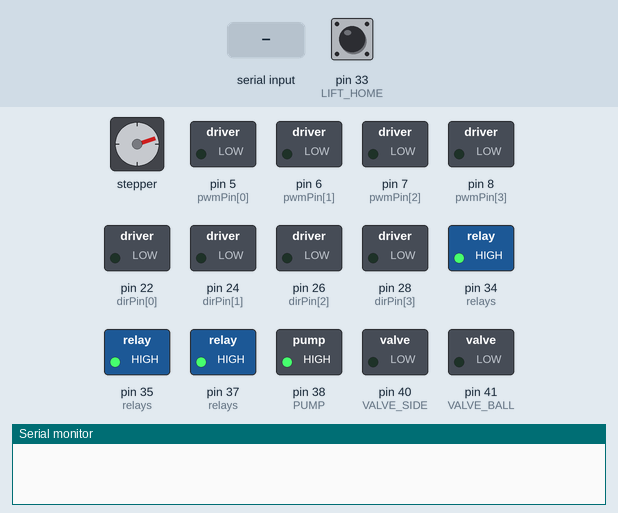
The sketch below on a simulated Arduino Mega 2560, built with avr-gcc and run on an emulated ATmega2560. Parts: stepper motor, switched loads named in the sketch (green lamp = pin HIGH), the last lines printed to the serial monitor. Inputs (shaded band) come from the test bench; at power-on: pin 33 (LIFT_HOME) HIGH. Stepper angles assume 200 steps per turn.

Above: at 0.8 s.
0.9 s: pin 33 (LIFT_HOME) pulled LOW for 0.15 s
2.5 s: "90,45,200,10,150\n" received over the second serial link
At 2.77 s:
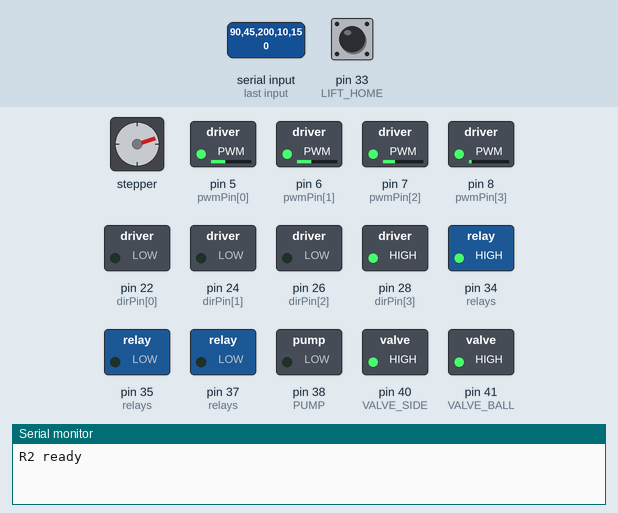
At 4.0 s:
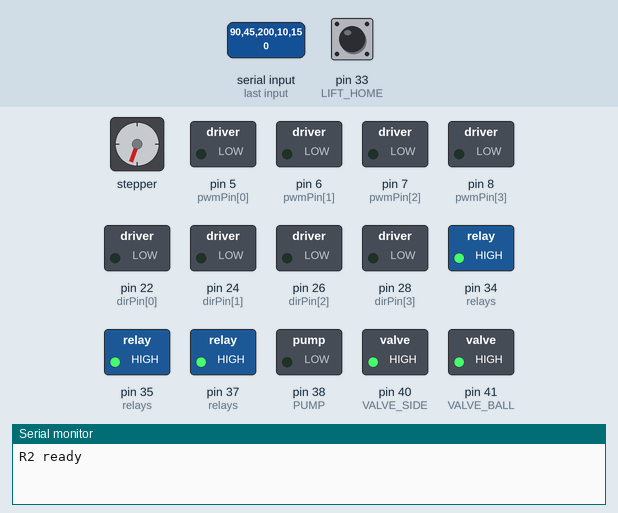
4.3 s: "90,45,200,10,150\n" received over the second serial link
At 5.7 s:
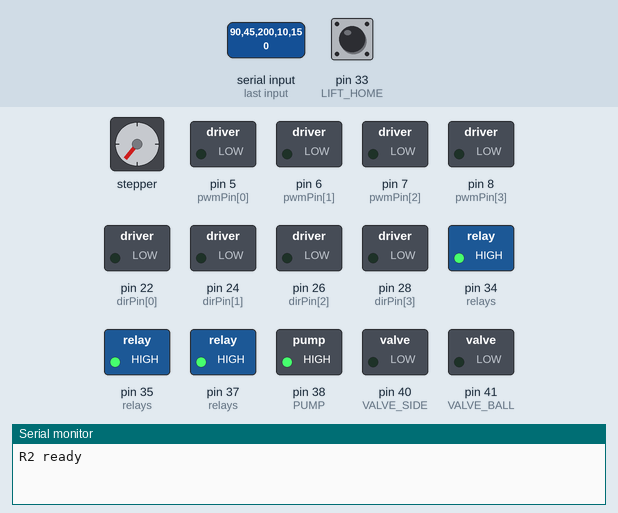
Timing chart, 0 to 7.3 s (numbered marks = the images above; inputs shaded):
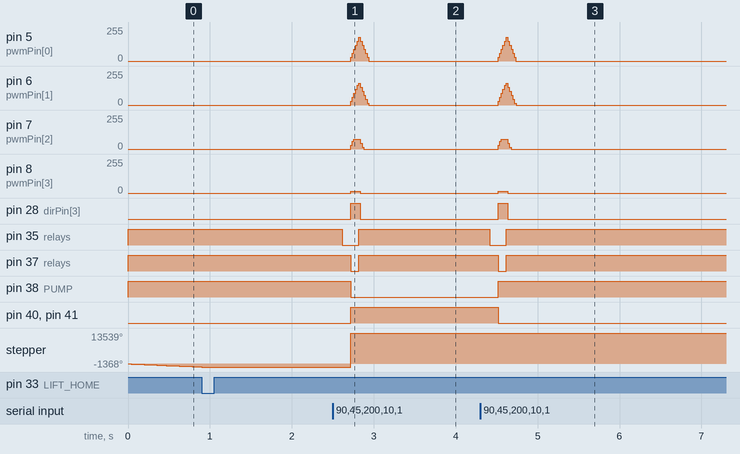

The sketch:

r2.ino
```cpp
// R2 - Robocon 2022 Lagori - Arduino Mega
// seeker round: carries the ball on head and piles the lagori discs back
// up with suction cups on a platform that moves on two lead screws
// hitter round: picks the 3 hitter balls from the rack and drops them
// into the R1 hopper
//
// left stick = drive (strafe and forward)
// right stick X = turn       right stick Y = platform up / down
// B1 disc cups on/off   B2 side cup on/off   B3 ball cups on/off
// B4 hold = disc arm out     B5 hold = disc arm in
// B7 hold = ball arm out     B8 hold = ball arm in
// B6 platform to the next pile height (disc 1 to 5)
// left click = platform to ball rack height, again for R1 hopper height
// right click = platform to disc pick height
//
// HC-05 on Serial1

#include <AccelStepper.h>

// omni motors on MDD10A: front left, front right, rear left, rear right
int pwmPin[4] = {5, 6, 7, 8};
int dirPin[4] = {22, 24, 26, 28};

// platform lift: two lead screw steppers on two A4988s with the same
// STEP, DIR and EN pins so they always move together
#define LIFT_STEP 30
#define LIFT_DIR 31
#define LIFT_EN 32
#define LIFT_HOME 33           // limit switch at the bottom
#define STEPS_PER_MM 50.0      // 400 steps per rev, 8 mm lead screw
#define LIFT_SPEED 3000

// heights of the suction cups above the floor in mm
#define HOME_MM 150   // platform sitting on the switch
#define MAX_MM 1150   // nothing on R2 can go above the ball on head (1200 mm)
#define DISC_PICK_MM 200
#define BALL_PICK_MM 240  // balls in the ball rack
#define BALL_PASS_MM 950  // just above the R1 hopper

// every disc is 200 mm tall, the top disc is held by the side cup
int pileMm[5] = {420, 620, 820, 1020, 1120};

// relays turn on with LOW
#define DISC_ARM_OUT 34
#define DISC_ARM_IN 35
#define BALL_ARM_OUT 36
#define BALL_ARM_IN 37
#define PUMP 38

// solenoid valves on MOSFETs, on = cups hold, off = part drops
#define VALVE_DISC 39  // two cups facing down
#define VALVE_SIDE 40  // one cup facing sideways for the top disc
#define VALVE_BALL 41  // three cups for the balls

AccelStepper lift(AccelStepper::DRIVER, LIFT_STEP, LIFT_DIR);

// remote
int lx, ly, rx, ry;
int buttons = 0;
int oldButtons = 0;
unsigned long lastMsg = 0;

int motorSpeed[4] = {0, 0, 0, 0};

bool discCups = false;
bool sideCup = false;
bool ballCups = false;

int pileLevel = 0;
bool atRack = false;

int discArmDir = 0;
int ballArmDir = 0;

unsigned long lastTime = 0;

void readRemote() {
  oldButtons = buttons;

  if (Serial1.available()) {
    String msg = Serial1.readStringUntil('\n');
    int a, b, c, d, e;
    if (sscanf(msg.c_str(), "%d,%d,%d,%d,%d", &a, &b, &c, &d, &e) == 5) {
      lx = a;
      ly = b;
      rx = c;
      ry = d;
      buttons = e;
      lastMsg = millis();
    }
  }

  // nothing from the remote for 300 ms, stop everything
  if (millis() - lastMsg > 300) {
    lx = 0;
    ly = 0;
    rx = 0;
    ry = 0;
    buttons = 0;
  }
}

bool held(int b) {
  return bitRead(buttons, b - 1);
}

// true only when the button was just pressed
bool pressed(int b) {
  return bitRead(buttons, b - 1) && !bitRead(oldButtons, b - 1);
}

void motor(int i, int speed) {
  if (i == 1 || i == 3) speed = -speed;  // right side is mirrored
  if (speed < 0) digitalWrite(dirPin[i], HIGH);
  else digitalWrite(dirPin[i], LOW);
  analogWrite(pwmPin[i], abs(speed));
}

// omni wheels at 45 degrees mix the same way as mecanum
void drive(int x, int y, int turn) {
  int v[4];
  v[0] = y + x + turn;  // front left
  v[1] = y - x - turn;  // front right
  v[2] = y - x + turn;  // rear left
  v[3] = y + x - turn;  // rear right

  // if one wheel goes over 255 scale all of them down
  int biggest = 255;
  for (int i = 0; i < 4; i++) {
    if (abs(v[i]) > biggest) biggest = abs(v[i]);
  }

  for (int i = 0; i < 4; i++) {
    int target = (long)v[i] * 255 / biggest;
    // change speed slowly so the wheels don't slip
    motorSpeed[i] += constrain(target - motorSpeed[i], -30, 30);
    motor(i, motorSpeed[i]);
  }
}

// two relays per actuator, dir 1 = out, -1 = in, 0 = stop
void actuator(int outPin, int inPin, int dir) {
  digitalWrite(outPin, HIGH);  // both off first
  digitalWrite(inPin, HIGH);
  if (dir == 0) return;
  delay(100);  // give the relay time before switching the other way
  if (dir == 1) digitalWrite(outPin, LOW);
  else digitalWrite(inPin, LOW);
}

void liftTo(float mm) {
  mm = constrain(mm, HOME_MM, MAX_MM);
  lift.moveTo(mm * STEPS_PER_MM);
}

void homeLift() {
  lift.setSpeed(-LIFT_SPEED / 3);
  unsigned long start = millis();
  while (digitalRead(LIFT_HOME) == HIGH) {
    lift.runSpeed();
    if (millis() - start > 30000) {
      Serial.println("lift home switch not found");
      return;
    }
  }
  lift.setCurrentPosition(HOME_MM * STEPS_PER_MM);
}

void updateValves() {
  digitalWrite(VALVE_DISC, discCups);
  digitalWrite(VALVE_SIDE, sideCup);
  digitalWrite(VALVE_BALL, ballCups);

  // pump only runs when some cups are holding
  if (discCups || sideCup || ballCups) digitalWrite(PUMP, LOW);
  else digitalWrite(PUMP, HIGH);
}

void nextPile() {
  liftTo(pileMm[pileLevel]);
  Serial.print("pile disc ");
  Serial.println(pileLevel + 1);
  pileLevel++;
  if (pileLevel == 5) pileLevel = 0;
}

void sticks() {
  drive(lx, ly, rx * 3 / 5);

  // platform by hand, about 60 mm/s at full stick
  if (ry != 0) {
    float mm = lift.targetPosition() / STEPS_PER_MM;
    liftTo(mm + ry / 210.0);
  }
}

void setup() {
  Serial.begin(115200);
  Serial1.begin(9600);
  Serial1.setTimeout(50);

  for (int i = 0; i < 4; i++) {
    pinMode(pwmPin[i], OUTPUT);
    pinMode(dirPin[i], OUTPUT);
    motor(i, 0);
  }

  // write HIGH before pinMode so the relays don't click at power up
  int relays[5] = {DISC_ARM_OUT, DISC_ARM_IN, BALL_ARM_OUT, BALL_ARM_IN, PUMP};
  for (int i = 0; i < 5; i++) {
    digitalWrite(relays[i], HIGH);
    pinMode(relays[i], OUTPUT);
  }

  pinMode(VALVE_DISC, OUTPUT);
  pinMode(VALVE_SIDE, OUTPUT);
  pinMode(VALVE_BALL, OUTPUT);
  updateValves();

  pinMode(LIFT_HOME, INPUT_PULLUP);
  lift.setEnablePin(LIFT_EN);
  lift.setPinsInverted(false, false, true);  // A4988 enable is active low
  lift.setMaxSpeed(LIFT_SPEED);
  lift.setAcceleration(LIFT_SPEED * 2);
  lift.enableOutputs();
  homeLift();

  Serial.println("R2 ready");
}

void loop() {
  readRemote();

  // arms only move while the button is held
  int d = 0;
  if (held(4)) d = 1;
  else if (held(5)) d = -1;
  if (d != discArmDir) {
    actuator(DISC_ARM_OUT, DISC_ARM_IN, d);
    discArmDir = d;
  }

  d = 0;
  if (held(7)) d = 1;
  else if (held(8)) d = -1;
  if (d != ballArmDir) {
    actuator(BALL_ARM_OUT, BALL_ARM_IN, d);
    ballArmDir = d;
  }

  if (pressed(1)) {
    discCups = !discCups;
    updateValves();
  }
  if (pressed(2)) {
    sideCup = !sideCup;
    updateValves();
  }
  if (pressed(3)) {
    ballCups = !ballCups;
    updateValves();
  }
  if (pressed(6)) nextPile();
  if (pressed(9)) {
    atRack = !atRack;
    if (atRack) liftTo(BALL_PICK_MM);
    else liftTo(BALL_PASS_MM);
  }
  if (pressed(10)) liftTo(DISC_PICK_MM);

  // remote lost: stop the platform but keep holding the parts
  if (millis() - lastMsg > 300 && lift.distanceToGo() != 0) lift.stop();

  // drive every 20 ms
  if (millis() - lastTime >= 20) {
    lastTime = millis();
    sticks();
  }

  lift.run();
}
```

Measured:
- after the input at 2.5 s, pin 5 (pwmPin[0]): rises from 0/255 to 180/255 in 0.10 s, then falls to 0/255 in 0.12 s; pin 6 (pwmPin[1]): rises from 0/255 to 165/255 in 0.10 s, then falls to 0/255 in 0.12 s
- after the input at 4.3 s, pin 5 (pwmPin[0]): rises from 0/255 to 180/255 in 0.10 s, then falls to 0/255 in 0.12 s; pin 6 (pwmPin[1]): rises from 0/255 to 165/255 in 0.10 s, then falls to 0/255 in 0.12 s
